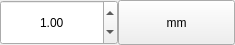
<?xml version="1.0" encoding="UTF-8"?>
<ui version="4.0">
 <class>DoubleSpinBoxWithUnit</class>
 <widget class="QWidget" name="DoubleSpinBoxWithUnit">
  <property name="geometry">
   <rect>
    <x>0</x>
    <y>0</y>
    <width>235</width>
    <height>45</height>
   </rect>
  </property>
  <property name="windowTitle">
   <string>Form</string>
  </property>
  <layout class="QGridLayout" name="gridLayout">
   <property name="leftMargin">
    <number>0</number>
   </property>
   <property name="topMargin">
    <number>0</number>
   </property>
   <property name="rightMargin">
    <number>0</number>
   </property>
   <property name="bottomMargin">
    <number>0</number>
   </property>
   <property name="horizontalSpacing">
    <number>0</number>
   </property>
   <property name="verticalSpacing">
    <number>6</number>
   </property>
   <item row="0" column="0">
    <widget class="QWidget" name="ValueWithUnit" native="true">
     <layout class="QHBoxLayout" name="horizontalLayout" stretch="0,0">
      <property name="spacing">
       <number>0</number>
      </property>
      <property name="leftMargin">
       <number>0</number>
      </property>
      <property name="topMargin">
       <number>0</number>
      </property>
      <property name="rightMargin">
       <number>0</number>
      </property>
      <property name="bottomMargin">
       <number>0</number>
      </property>
      <item>
       <widget class="QDoubleSpinBox" name="dsb_value">
        <property name="sizePolicy">
         <sizepolicy hsizetype="Preferred" vsizetype="Preferred">
          <horstretch>0</horstretch>
          <verstretch>0</verstretch>
         </sizepolicy>
        </property>
        <property name="alignment">
         <set>Qt::AlignmentFlag::AlignCenter</set>
        </property>
        <property name="maximum">
         <double>999999.000000000000000</double>
        </property>
        <property name="value">
         <double>1.000000000000000</double>
        </property>
       </widget>
      </item>
      <item>
       <widget class="QPushButton" name="btn_unit">
        <property name="sizePolicy">
         <sizepolicy hsizetype="Preferred" vsizetype="Preferred">
          <horstretch>0</horstretch>
          <verstretch>0</verstretch>
         </sizepolicy>
        </property>
        <property name="layoutDirection">
         <enum>Qt::LayoutDirection::LeftToRight</enum>
        </property>
        <property name="text">
         <string>mm</string>
        </property>
       </widget>
      </item>
     </layout>
    </widget>
   </item>
  </layout>
 </widget>
 <resources/>
 <connections/>
</ui>
